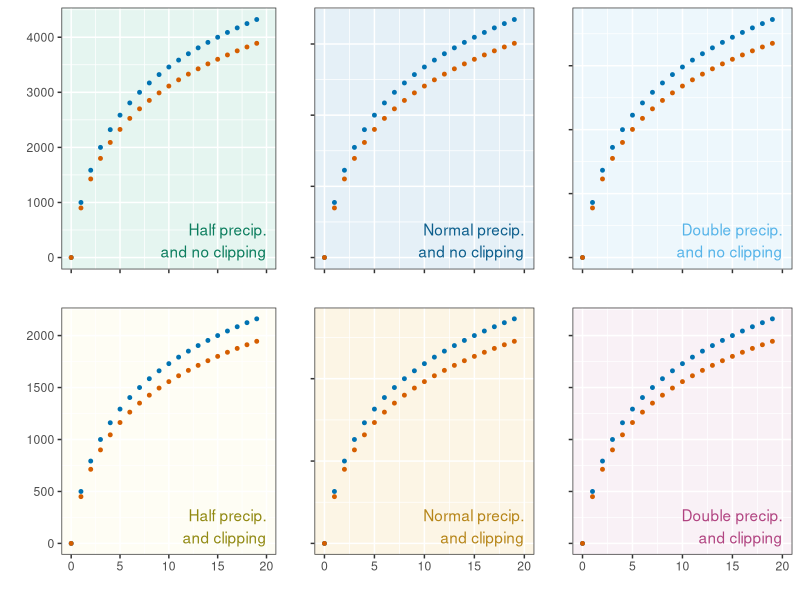
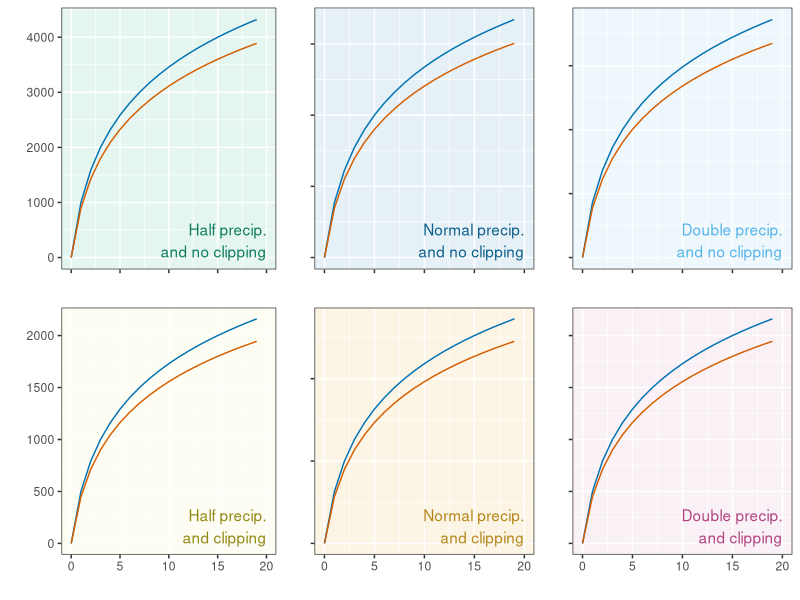
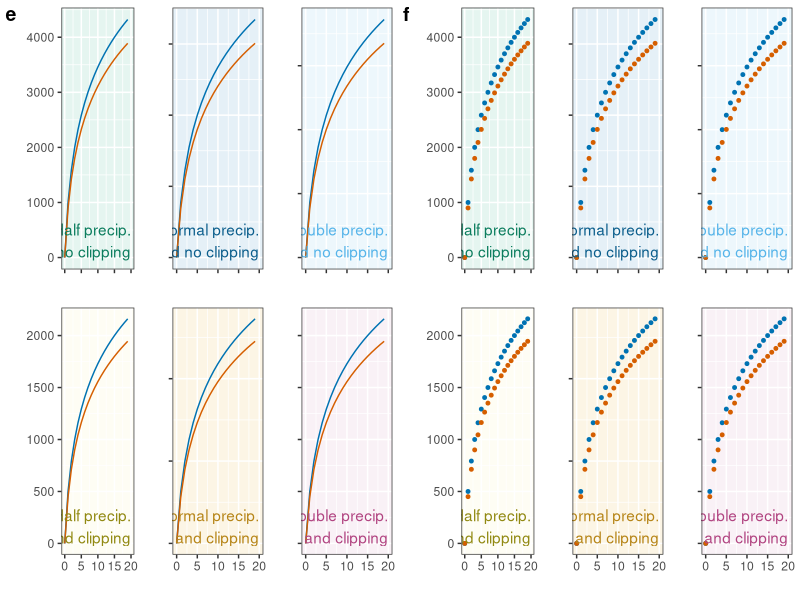

The R source for these figures, in order:
# =============================================================================
# 批量散点与折线图
# organized：线性脚本 + 中文分节；路径相对本条目目录
# =============================================================================
# =============================================================================

script_dir <- tryCatch(
  dirname(normalizePath(sys.frame(1)$ofile)),
  error = function(e) {
    args <- commandArgs(trailingOnly = FALSE)
    file_arg <- grep("^--file=", args, value = TRUE)
    if (length(file_arg)) dirname(normalizePath(sub("^--file=", "", file_arg))) else normalizePath(getwd())
  }
)
root <- if (basename(script_dir) == "code") dirname(script_dir) else script_dir
out_dir <- file.path(root, "output", "figures")
dir.create(out_dir, recursive = TRUE, showWarnings = FALSE)

suppressPackageStartupMessages({
  library(ggplot2)
  library(dplyr)
  library(tidyr)
  library(readr)
  library(tibble)
  library(stringr)
  library(forcats)
})

# 载入R包：
library(ggplot2)
# library(tidyverse) 已在文件头拆包

# 批量构建数据：
for (i in 1:6) {
  base_num <- sample(2:6, 1)
  data <- data.frame(x = rep(0:19, 2),
                     y = c(log(1:20, base = base_num)*1000,
                           log(1:20, base = base_num)*900),
                     group = rep(c("group1", "group2"), each = 20)
  )
  assign(paste0("data", i), data)
}

############ 批量绘制散点图 ------------
fills <- c("#e5f5f0", "#e5f0f7", "#edf7fc", "#fefdf4", "#fcf5e5", "#f9f1f6")
colors <- c("#0c7d5e", "#0c5e8c", "#56b4e9", "#918912", "#b68518", "#b14481")

p_list <- list()
anno_texts <- c("Half precip.\n and no clipping",
                "Normal precip.\n and no clipping",
                "Double precip.\n and no clipping",
                "Half precip.\n and clipping",
                "Normal precip.\n and clipping",
                "Double precip.\n and clipping")

for (i in 1:6) {
  if (i == 1) {
    p_list[[i]] <- ggplot(get(paste0("data", i)))+
      geom_point(aes(x, y, color = group), size = 1)+
      scale_color_manual(values = c("#0072b2", "#d55e00"))+
      xlab("")+
      ylab("")+
      annotate("text", x = 20, y = 0, label = anno_texts[i],
               color = colors[i], hjust = 1, vjust = 0)+
      theme_bw()+
      theme(legend.position = "none",
            panel.background = element_rect(fill = fills[i]),
            panel.grid = element_line(color = "white"),
            axis.text.x = element_blank())
  } else if (i %in%  c(2:3)) {
    p_list[[i]] <- ggplot(get(paste0("data", i)))+
      geom_point(aes(x, y, color = group), size = 1)+
      scale_color_manual(values = c("#0072b2", "#d55e00"))+
      xlab("")+
      ylab("")+
      annotate("text", x = 20, y = 0, label = anno_texts[i],
               color = colors[i], hjust = 1, vjust = 0)+
      theme_bw()+
      theme(legend.position = "none",
            panel.background = element_rect(fill = fills[i]),
            panel.grid = element_line(color = "white"),
            axis.text.x = element_blank(),
            axis.text.y = element_blank())
  } else if (i == 4) {
    p_list[[i]] <- ggplot(get(paste0("data", i)))+
      geom_point(aes(x, y, color = group), size = 1)+
      scale_color_manual(values = c("#0072b2", "#d55e00"))+
      xlab("")+
      ylab("")+
      annotate("text", x = 20, y = 0, label = anno_texts[i],
               color = colors[i], hjust = 1, vjust = 0)+
      theme_bw()+
      theme(legend.position = "none",
            panel.background = element_rect(fill = fills[i]),
            panel.grid = element_line(color = "white")
            # axis.text.x = element_blank()
            )
  } else {
    p_list[[i]] <- ggplot(get(paste0("data", i)))+
      geom_point(aes(x, y, color = group), size = 1)+
      scale_color_manual(values = c("#0072b2", "#d55e00"))+
      xlab("")+
      ylab("")+
      annotate("text", x = 20, y = 0, label = anno_texts[i],
               color = colors[i], hjust = 1, vjust = 0)+
      theme_bw()+
      theme(legend.position = "none",
            panel.background = element_rect(fill = fills[i]),
            panel.grid = element_line(color = "white"),
            # axis.text.x = element_blank()
            axis.text.y = element_blank()
            )
  }
}

library(cowplot)

p1 <- plot_grid(plotlist = p_list, ncol = 3, rel_widths = c(1.1, 1, 1))

ggsave(file.path(out_dir, "scatter_plot.pdf"), plot = p1, height = 4, width = 8)


############ 批量绘制散点图 ------------
fills <- c("#e5f5f0", "#e5f0f7", "#edf7fc", "#fefdf4", "#fcf5e5", "#f9f1f6")
colors <- c("#0c7d5e", "#0c5e8c", "#56b4e9", "#918912", "#b68518", "#b14481")

p_list <- list()
anno_texts <- c("Half precip.\n and no clipping",
                "Normal precip.\n and no clipping",
                "Double precip.\n and no clipping",
                "Half precip.\n and clipping",
                "Normal precip.\n and clipping",
                "Double precip.\n and clipping")

for (i in 1:6) {
  if (i == 1) {
    p_list[[i]] <- ggplot(get(paste0("data", i)))+
      geom_line(aes(x, y, color = group))+
      scale_color_manual(values = c("#0072b2", "#d55e00"))+
      xlab("")+
      ylab("")+
      annotate("text", x = 20, y = 0, label = anno_texts[i],
               color = colors[i], hjust = 1, vjust = 0)+
      theme_bw()+
      theme(legend.position = "none",
            panel.background = element_rect(fill = fills[i]),
            panel.grid = element_line(color = "white"),
            axis.text.x = element_blank())
  } else if (i %in%  c(2:3)) {
    p_list[[i]] <- ggplot(get(paste0("data", i)))+
      geom_line(aes(x, y, color = group))+
      scale_color_manual(values = c("#0072b2", "#d55e00"))+
      xlab("")+
      ylab("")+
      annotate("text", x = 20, y = 0, label = anno_texts[i],
               color = colors[i], hjust = 1, vjust = 0)+
      theme_bw()+
      theme(legend.position = "none",
            panel.background = element_rect(fill = fills[i]),
            panel.grid = element_line(color = "white"),
            axis.text.x = element_blank(),
            axis.text.y = element_blank())
  } else if (i == 4) {
    p_list[[i]] <- ggplot(get(paste0("data", i)))+
      geom_line(aes(x, y, color = group))+
      scale_color_manual(values = c("#0072b2", "#d55e00"))+
      xlab("")+
      ylab("")+
      annotate("text", x = 20, y = 0, label = anno_texts[i],
               color = colors[i], hjust = 1, vjust = 0)+
      theme_bw()+
      theme(legend.position = "none",
            panel.background = element_rect(fill = fills[i]),
            panel.grid = element_line(color = "white")
            # axis.text.x = element_blank()
      )
  } else {
    p_list[[i]] <- ggplot(get(paste0("data", i)))+
      geom_line(aes(x, y, color = group))+
      scale_color_manual(values = c("#0072b2", "#d55e00"))+
      xlab("")+
      ylab("")+
      annotate("text", x = 20, y = 0, label = anno_texts[i],
               color = colors[i], hjust = 1, vjust = 0)+
      theme_bw()+
      theme(legend.position = "none",
            panel.background = element_rect(fill = fills[i]),
            panel.grid = element_line(color = "white"),
            # axis.text.x = element_blank()
            axis.text.y = element_blank()
      )
  }
}

library(cowplot)

p2 <- plot_grid(plotlist = p_list, ncol = 3, rel_widths = c(1.1, 1, 1))

ggsave(file.path(out_dir, "line_plot.pdf"), plot = p2, height = 4, width = 8)


#### 再拼图：
p3 <- plot_grid(p2, p1, labels = c("e", "f"))

ggsave(file.path(out_dir, "all_plot.pdf"), plot = p3, height = 4, width = 14)
